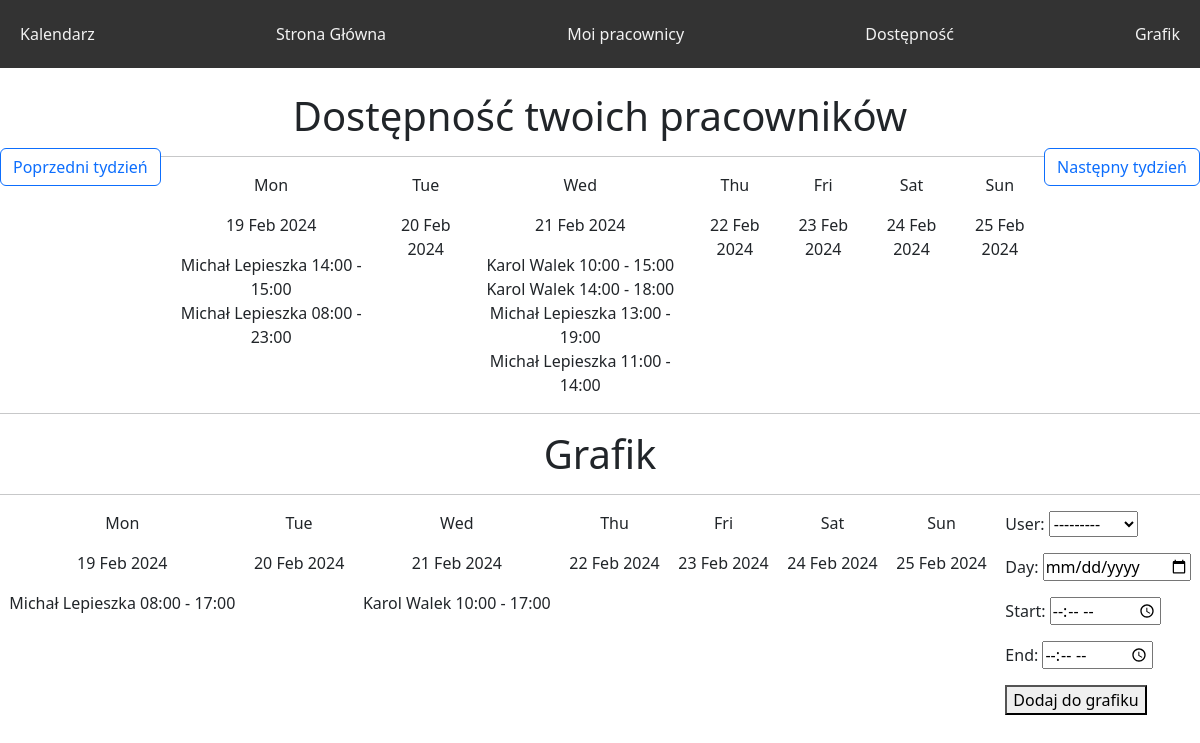
The page /schedule/timetable/ (signed in) on the database its author committed.
### base/models.py (models this page shows, shortened)
class Availability(models.Model):
    availability_day = models.DateField()
    availability_start = models.TimeField()
    availability_end = models.TimeField()
    user = models.ForeignKey(User, on_delete=models.CASCADE)
    upload = models.BooleanField(default=False, blank=True, null=True)

class Timetable(models.Model):
    day = models.DateField()
    start = models.TimeField()
    end = models.TimeField()
    user = models.ForeignKey(User, on_delete=models.CASCADE)

### schedule/views.py (the view, shortened to what this page needs)
# urls.py: path('timetable/', TimetableView.as_view(), name='timetable'),
class TimetableView(LoginRequiredMixin, ListView):
    template_name = 'schedule/timetable.html'
    model = Availability
    context_object_name = 'availabilities'
    form_class = TimetableForm
    @method_decorator(check_user_able_to_see_page)
    def dispatch(self, *args, **kwargs):
        return super().dispatch(*args, **kwargs)
    def get_queryset(self):
        return Availability.objects.filter(upload=True)
    def get_context_data(self, *args, **kwargs):
        context = super().get_context_data(**kwargs)
        week_offset = int(self.request.GET.get('week_offset', 0))
        today = datetime.now() + timedelta(weeks=week_offset)
        week_dates = get_week_dates(today)
        context['week_dates'] = {date: [] for date in week_dates}
        context['prev_week_url'] = prev_week(today, week_offset)
        context['next_week_url'] = next_week(today, week_offset)
        week_dates_timetable = get_week_dates(today)
        context['week_dates_timetable'] = {date: [] for date in week_dates_timetable}
        availabilities = self.get_queryset()
        timetables = Timetable.objects.all()
        context['timetables'] = timetables
        for availability in availabilities:
            if availability.availability_day in context['week_dates']:
                context['week_dates'][availability.availability_day].append(availability)
        for timetable in timetables:
            if timetable.day in context['week_dates_timetable']:
                context['week_dates_timetable'][timetable.day].append(timetable)
        if 'form' not in context:
            context['form'] = self.form_class()
        return context

### base/forms.py
class TimetableForm(forms.ModelForm):
    class Meta:
        model = Timetable
        widgets = {
            'day': forms.DateInput(attrs={'type': 'date'}),
            'start': forms.TimeInput(attrs={'type': 'time'}, format='%H:%M'),
            'end': forms.TimeInput(attrs={'type': 'time'}, format='%H:%M'),
        }
        fields = ['user', 'day', 'start', 'end']

### schedule/utils.py (called while the page is built)
def get_week_dates(date):
    start_of_week = date.date() - timedelta(days=date.weekday())
    week_dates = [start_of_week + timedelta(days=i) for i in range(7)]
    return week_dates

### schedule/views.py (called while the page is built)
def prev_week(d, week_offset):
    return 'week_offset=' + str(week_offset - 1)

def next_week(d, week_offset):
    return 'week_offset=' + str(week_offset + 1)

### schedule/templates/schedule/timetable.html (shortened to what this page needs)
{% extends 'schedule/base.html' %}
{% block content %}
<center><h1>Dostępność twoich pracowników</h1></center>
<div>
    <a class="btn btn-outline-primary left" href="?{{ prev_week_url }}">Poprzedni tydzień</a>
    <a class="btn btn-outline-primary right" href="?{{ next_week_url }}">Następny tydzień</a>
</div>
<hr>
<div class="week-calendar" style="display: flex; justify-content: space-around;">
    {% for date, availabilities in week_dates.items %}
    <div>
        <p>{{ date|date:"D" }}</p>
        <p>{{ date|date:"d M Y" }}</p>
        {% for availability in availabilities %}
            <li>{{ availability.user.first_name }} {{ availability.user.last_name }} {{ availability.availability_start|date:"H:i" }} - {{ availability.availability_end|date:"H:i" }}</li>
        {% endfor %}
    </div>
    {% endfor %}
</div>
<hr>
<center><h1>Grafik</h1></center>
<hr>
<div class="week-calendar" style="display: flex; justify-content: space-around;">
    {% for date, timetables in week_dates_timetable.items %}
    <div>
        <p>{{ date|date:"D" }}</p>
        <p>{{ date|date:"d M Y" }}</p>
        {% for timetable in timetables %}
            <li>{{ timetable.user.first_name }} {{ timetable.user.last_name }} {{ timetable.start|date:"H:i" }} - {{ timetable.end|date:"H:i" }}</li>
        {% endfor %}
        </div>
    {% endfor %}
<form method="post">
    {{ form.as_p }}
    <button type="submit">Dodaj do grafiku</button>
</form>
{% endblock %}

### schedule/static/schedule/style.css (style rules this page uses)
.left { float: left; }
.right { float: right; }
.week-calendar { display: flex; justify-content: space-around; list-style: none; padding: 0; }
.week-calendar div { text-align: center; }

### rows shown on the page
Availability: date "Mon", availability_day "19 Feb 2024", user.first_name "Michał", user.last_name "Lepieszka", availability_start "14:00", availability_end "15:00"
Availability: user.first_name "Michał", user.last_name "Lepieszka", availability_start "08:00", availability_end "23:00"
Availability: date "Wed", availability_day "21 Feb 2024", user.first_name "Karol", user.last_name "Walek", availability_start "10:00", availability_end "15:00"
Availability: user.first_name "Karol", user.last_name "Walek", availability_start "14:00", availability_end "18:00"
Availability: user.first_name "Michał", user.last_name "Lepieszka", availability_start "13:00", availability_end "19:00"
Availability: user.first_name "Michał", user.last_name "Lepieszka", availability_start "11:00", availability_end "14:00"
Timetable: date "Mon", day "19 Feb 2024", user.first_name "Michał", user.last_name "Lepieszka", start "08:00", end "17:00"
Timetable: date "Wed", day "21 Feb 2024", user.first_name "Karol", user.last_name "Walek", start "10:00", end "17:00"

### other values the page prints
{{ date|date:"D" }} "Tue" "Thu" "Fri" "Sat" "Sun"
{{ date|date:"d M Y" }} "20 Feb 2024" "22 Feb 2024" "23 Feb 2024" "24 Feb 2024" "25 Feb 2024"
